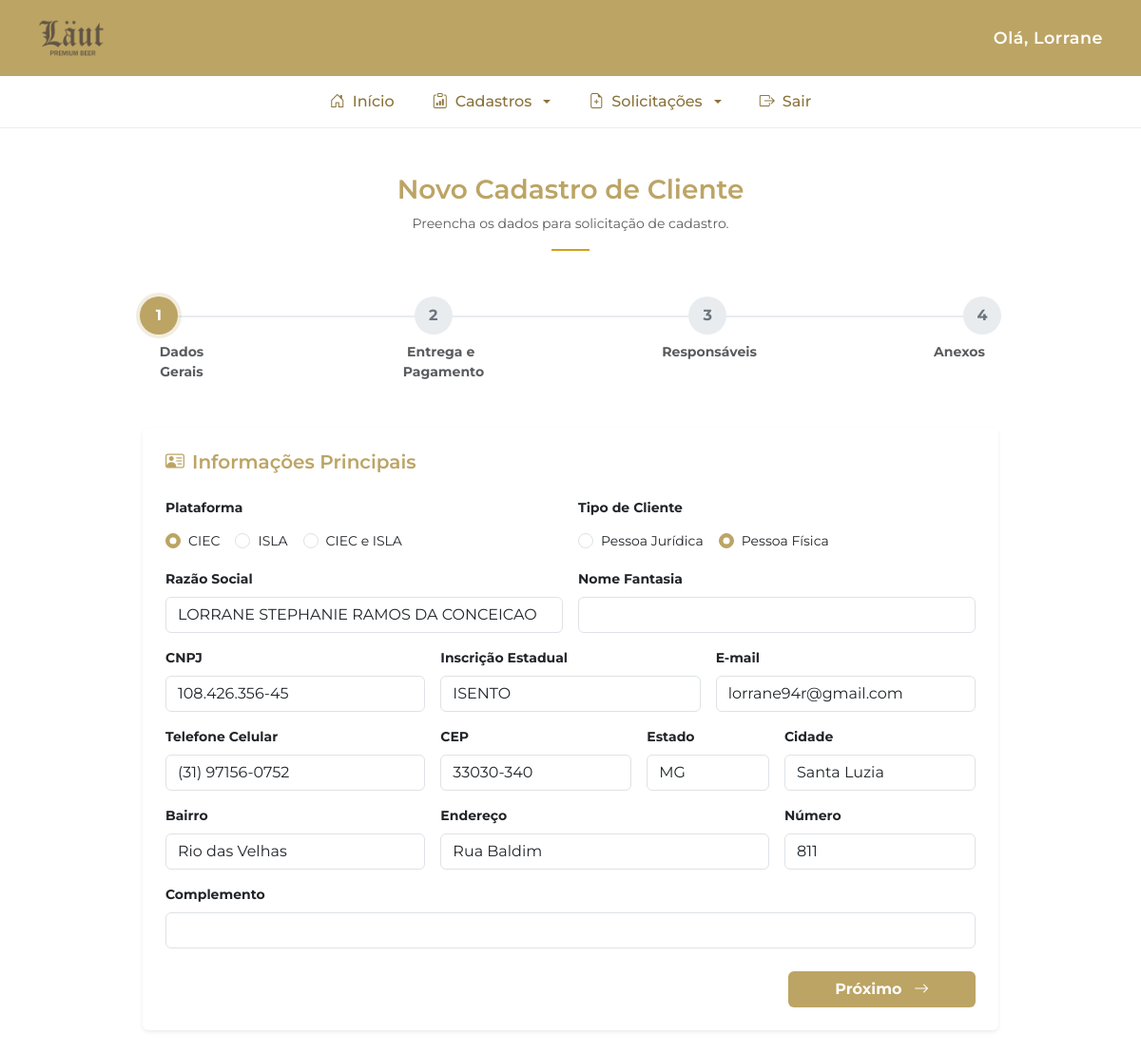
The page /cadastros/clientes/5/editar/ (signed in) on the database its author committed.
### cadastros/models.py (models this page shows, shortened)
class Cadastro(models.Model):
    STATUS_CHOICES = [
        ('PENDENTE', 'Pendente'),
        ('CADASTRADO', 'Cadastrado no ERP'),
        ('LIBERADO', 'Liberado para Venda'),
        ('REJEITADO', 'Rejeitado'),
    ]
    plataforma = models.CharField(max_length=15, verbose_name="Plataforma")
    tipo_cliente = models.CharField(max_length=20, verbose_name="Tipo")
    razao_social = models.CharField(max_length=255, verbose_name="Razão Social")
    nome_fantasia = models.CharField(max_length=255, verbose_name="Nome Fantasia")
    cgc = models.CharField(max_length=20, verbose_name="CGC", unique=False)
    inscricao_estadual = models.CharField(max_length=20, blank=True, null=True, verbose_name="Inscrição Estadual")
    email = models.EmailField(verbose_name="Email")
    telefone = models.CharField(max_length=15, verbose_name="Telefone")
    cep = models.CharField(max_length=9, verbose_name="CEP")
    estado = models.CharField(max_length=2, verbose_name="Estado")
    cidade = models.CharField(max_length=100, verbose_name="Cidade")
    bairro = models.CharField(max_length=100, verbose_name="Bairro")
    endereco = models.CharField(max_length=255, verbose_name="Endereço")
    numero = models.CharField(max_length=20, verbose_name="Número")
    complemento = models.CharField(max_length=255, blank=True, null=True, verbose_name="Complemento")
    grupo_cliente = models.CharField(max_length=100, verbose_name="Grupo de Cliente")
    condicao_pagamento = models.CharField(max_length=100, verbose_name="Condição de Pagamento")
    condicao_pagamento_outro = models.CharField(max_length=100, null=True, blank=True)
    entrega_cep = models.CharField(max_length=9, verbose_name="CEP Entrega")
    entrega_estado = models.CharField(max_length=2, verbose_name="Estado Entrega")
    entrega_cidade = models.CharField(max_length=100, verbose_name="Cidade Entrega")
    entrega_bairro = models.CharField(max_length=100, verbose_name="Bairro Entrega")
    entrega_endereco = models.CharField(max_length=255, verbose_name="Endereço Entrega")
    entrega_numero = models.CharField(max_length=20, verbose_name="Número Entrega")
    entrega_complemento = models.CharField(max_length=100, null=True, blank=True)
    horario_entrega = models.CharField(max_length=255, blank=True, null=True, verbose_name="Horário de Entrega")
    socio_nome = models.CharField(max_length=255, null=True, blank=True)
    socio_cpf = models.CharField(max_length=20, null=True, blank=True)
    socio_cep = models.CharField(max_length=10, null=True, blank=True)
    socio_estado = models.CharField(max_length=2, null=True, blank=True)
    socio_cidade = models.CharField(max_length=100, null=True, blank=True)
    socio_bairro = models.CharField(max_length=100, null=True, blank=True)
    socio_endereco = models.CharField(max_length=255, null=True, blank=True)
    socio_numero = models.CharField(max_length=10, null=True, blank=True)
    socio_complemento = models.CharField(max_length=100, null=True, blank=True)
    finan_nome = models.CharField(max_length=255, null=True, blank=True)
    finan_cpf = models.CharField(max_length=20, null=True, blank=True)
    compra_nome = models.CharField(max_length=255, null=True, blank=True)
    compra_cpf = models.CharField(max_length=20, null=True, blank=True)
    data_cadastro = models.DateTimeField(auto_now_add=True)
    vendedor = models.ForeignKey(User, on_delete=models.CASCADE)
    situacao = models.CharField(max_length=20, choices=STATUS_CHOICES, default='PENDENTE')
    observacoes = models.TextField(blank=True, null=True, verbose_name="Observações")
    class Meta:
        verbose_name = "Cadastro de Cliente"
        verbose_name_plural = "Cadastros de Clientes"
        ordering = ['-data_cadastro']

### cadastros/views.py (the view, shortened to what this page needs)
# urls.py: path('clientes/<int:pk>/editar/', views.editar_cadastro, name='editar_cadastro'),
@login_required
def editar_cadastro(request, pk):
    cadastro = get_object_or_404(Cadastro, pk=pk)
    if cadastro.vendedor != request.user or cadastro.situacao not in ['PENDENTE', 'REJEITADO']:
        messages.error(request, "Este cadastro não pode ser editado pois já foi aprovado ou pertence a outro vendedor.")
        return redirect('lista_cadastros')
    return render(request, 'cadastros/novo_cadastro.html', {
        'cadastro': cadastro,
        'editando': True
    })

### templates/cadastros/novo_cadastro.html (shortened to what this page needs)
{% extends 'base.html' %}
{% block content %}
<div class="container py-4">
    <div class="text-center mb-5">
        <h3 style="color: #bca464; font-weight: 600; font-family: 'Montserrat', sans-serif;">Novo Cadastro de Cliente</h3>
        <p class="text-muted small">Preencha os dados para solicitação de cadastro.</p>
        <div style="height: 2px; width: 40px; background-color: #d4a017; margin: 10px auto;"></div>
    </div>
    <div class="row mb-5 justify-content-center">
        <div class="col-md-10">
            <div class="d-flex justify-content-between position-relative">
                <div class="progress-line"></div>
                <div class="step-item active" id="dot-1">1</div>
                <div class="step-item" id="dot-2">2</div>
                <div class="step-item" id="dot-3">3</div>
                <div class="step-item" id="dot-4">4</div>
            </div>
            <div class="d-flex justify-content-between mt-2 px-1 small fw-bold text-muted text-center">
                <div style="width: 80px;">Dados Gerais</div>
                <div style="width: 80px;">Entrega e Pagamento</div>
                <div style="width: 80px;">Responsáveis</div>
                <div style="width: 80px;">Anexos</div>
            </div>
        </div>
    </div>
    <div class="card border-0 shadow-sm mx-auto" style="max-width: 900px;">
        <div class="card-body p-4">
            <form id="formCadastro" method="POST" enctype="multipart/form-data" action="{% if editando %}{% url 'editar_cadastro' cadastro.id %}{% else %}{% url 'criar_cadastro' %}{% endif %}">
                <div class="step-content" id="step-1">
                    <h5 class="mb-4" style="color: #bca464;"><i class="bi bi-person-vcard me-2"></i>Informações Principais</h5>
                    <div class="row g-3">
                        <div class="col-md-6">
                            <label class="form-label small fw-bold">Plataforma</label>
                            <div class="d-flex gap-3 mt-1">
                                <div class="form-check">
                                    <input class="form-check-input" type="radio" name="plataforma" id="p1" value="CIEC" {% if cadastro.plataforma == 'CIEC' %}checked{% endif %} checked>
                                    <label class="form-check-label small" for="p1">CIEC</label>
                                </div>
                                <div class="form-check">
                                    <input class="form-check-input" type="radio" name="plataforma" id="p2" value="ISLA" {% if cadastro.plataforma == 'ISLA' %}checked{% endif %}>
                                    <label class="form-check-label small" for="p2">ISLA</label>
                                </div>
                                <div class="form-check">
                                    <input class="form-check-input" type="radio" name="plataforma" id="p3" value="CIEC e ISLA" {% if cadastro.plataforma == 'CIEC e ISLA' %}checked{% endif %}>
                                    <label class="form-check-label small" for="p3">CIEC e ISLA</label>
                                </div>
                            </div>
                        </div>
                        <div class="col-md-6">
                            <label class="form-label small fw-bold">Tipo de Cliente</label>
                            <div class="d-flex gap-3 mt-1">
                                <div class="form-check">
                                    <input class="form-check-input" type="radio" name="tipo_cliente" id="pj" value="PJ" onchange="ajustarTipoPessoa('PJ')" {% if cadastro.tipo_cliente == 'PJ' %}checked{% endif %} checked>
                                    <label class="form-check-label small" for="pj">Pessoa Jurídica</label>
                                </div>
                                <div class="form-check">
                                    <input class="form-check-input" type="radio" name="tipo_cliente" id="pf" value="PF" onchange="ajustarTipoPessoa('PF')" {% if cadastro.tipo_cliente == 'PF' %}checked{% endif %}>
                                    <label class="form-check-label small" for="pf">Pessoa Física</label>
                                </div>
                            </div>
                        </div>
                        <div class="col-md-6">
                            <label class="form-label small fw-bold mb-2 d-block" id="label_razao">Razão Social</label>
                            <input type="text" name="razao_social" id="id_razao" class="form-control" value="{{ cadastro.razao_social|default:'' }}" required>
                        </div>
                        <div class="col-md-6">
                            <label class="form-label small fw-bold mb-2 d-block" id="label_fantasia">Nome Fantasia</label>
                            <input type="text" name="nome_fantasia" id="id_fantasia" class="form-control" value="{{ cadastro.nome_fantasia|default:'' }}" required>
                        </div>
                        <div class="col-md-4">
                            <label class="form-label small fw-bold mb-2 d-block" id="label_cgc">CNPJ</label>
                            <input type="text" name="cgc" id="id_cgc" class="form-control" value="{{ cadastro.cgc|default:'' }}" required>
                        </div>
                        <div class="col-md-4">
                            <label class="form-label small fw-bold mb-2 d-block" id="label_ie">Inscrição Estadual</label>
                            <input type="text" name="inscricao_estadual" id="id_ie" class="form-control" value="{{ cadastro.inscricao_estadual|default:'' }}" required>
                        </div>
                        <div class="col-md-4">
                            <label class="form-label small fw-bold mb-2 d-block">E-mail</label>
                            <input type="email" name="email" id="id_email" class="form-control" value="{{ cadastro.email|default:'' }}" required>
                        </div>
                        <div class="col-md-4">
                            <label class="form-label small fw-bold mb-2 d-block">Telefone Celular</label>
                            <input type="text" name="telefone" id="id_telefone" class="form-control" value="{{ cadastro.telefone|default:'' }}" required>
                        </div>
                        <div class="col-md-3">
                            <label class="form-label small fw-bold mb-2 d-block">CEP</label>
                            <input type="text" name="cep" id="id_cep" class="form-control" value="{{ cadastro.cep|default:'' }}" required>
                        </div>
                        <div class="col-md-2">
                            <label class="form-label small fw-bold mb-2 d-block">Estado</label>
                            <input type="text" name="estado" id="id_estado" class="form-control" value="{{ cadastro.estado|default:'' }}" readonly required>
                        </div>
                        <div class="col-md-3">
                            <label class="form-label small fw-bold mb-2 d-block">Cidade</label>
                            <input type="text" name="cidade" id="id_cidade" class="form-control" value="{{ cadastro.cidade|default:'' }}" readonly required>
                        </div>
                        <div class="col-md-4">
                            <label class="form-label small fw-bold mb-2 d-block">Bairro</label>
                            <input type="text" name="bairro" id="id_bairro" class="form-control" value="{{ cadastro.bairro|default:'' }}" required>
                        </div>
                        <div class="col-md-5">
                            <label class="form-label small fw-bold mb-2 d-block">Endereço</label>
                            <input type="text" name="endereco" id="id_endereco" class="form-control" value="{{ cadastro.endereco|default:'' }}" required>
                        </div>
                        <div class="col-md-3">
                            <label class="form-label small fw-bold mb-2 d-block">Número</label>
                            <input type="text" name="numero" id="id_numero" class="form-control" value="{{ cadastro.numero|default:'' }}" required>
                        </div>
                        <div class="col-md-12">
                            <label class="form-label small fw-bold mb-2 d-block">Complemento</label>
                            <input type="text" name="complemento" id="id_complemento" class="form-control" value="{{ cadastro.complemento|default:'' }}">
                        </div>
                    </div>
                    <div class="d-flex justify-content-end mt-4">
                        <button type="button" class="btn text-white px-5 fw-bold" style="background-color: #bca464;" onclick="validarAvancar(1, 2)">Próximo <i class="bi bi-arrow-right ms-2"></i></button>
                    </div>
                </div>
            </form>
        </div>
    </div>
</div>
{% endblock %}

### templates/base.html (shortened to what this page needs)
{% load static %}
<!DOCTYPE html>
<html lang="pt-br">
<head>
    <link href="https://cdn.jsdelivr.net/npm/bootstrap@5.3.0/dist/css/bootstrap.min.css" rel="stylesheet">
    <link rel="stylesheet" href="https://cdn.jsdelivr.net/npm/bootstrap-icons@1.11.1/font/bootstrap-icons.css">
</head>
<body>
    <header class="header-top shadow-sm">
        <div class="logo-area">
            <img src="{% static 'logo.png' %}" alt="Logo" class="logo" />
        </div>
        <div class="saudacao">
            Olá, {{ user.first_name|default:user.username }}
        </div>
    </header>
    <nav class="nav-sistema">
        <div class="container d-flex justify-content-center">
            <ul class="nav">
                <li class="nav-item">
                    <a class="nav-link" href="/"><i class="bi bi-house-door"></i> Início</a>
                </li>
                <li class="nav-item dropdown">
                    <a class="nav-link dropdown-toggle" href="#" data-bs-toggle="dropdown">
                        <i class="bi bi-clipboard-data"></i> Cadastros
                    </a>
                </li>
                <li class="nav-item dropdown">
                    <a class="nav-link dropdown-toggle" href="#" data-bs-toggle="dropdown">
                        <i class="bi bi-file-earmark-plus"></i> Solicitações
                    </a>
                </li>
                <li class="nav-item">
                    <a class="nav-link" href="javascript:void(0)" onclick="document.getElementById('logout-form').submit();">
                        <i class="bi bi-box-arrow-right"></i> Sair
                    </a>
                </li>
            </ul>
        </div>
    </nav>
    <main class="container mt-4">
        {% block content %}{% endblock %}
    </main>
</body>
</html>

### templates/base.html (style rules this page uses)
:root { --cor-topo: #bca464; --cor-texto-menu: #8a733a; }
body { background-color: #ffffff; font-family: 'Montserrat', sans-serif; }
.header-top { background-color: var(--cor-topo); padding: 5px 40px; display: flex; justify-content: space-between; align-items: center; color: white; min-height: 80px; }
.logo-area img { max-height: 70px; width: auto; }
.saudacao { font-weight: 600; font-size: 1.1rem; letter-spacing: 0.5px; }
.nav-sistema { background-color: white; border-bottom: 1px solid #e9ecef; padding: 5px 0; }
.nav-sistema .nav-link { color: var(--cor-texto-menu); font-weight: 500; display: flex; align-items: center; gap: 8px; padding: 10px 20px; transition: 0.3s; }
h1, h2, h3, h4, h5, h6 { font-weight: 600; }

### templates/cadastros/novo_cadastro.html (style rules this page uses)
.form-check-input:checked { background-color: #bca464 !important; border-color: #bca464 !important; }
.step-item { width: 40px; height: 40px; border-radius: 50%; background: #e9ecef; display: flex; align-items: center; justify-content: center; z-index: 2; position: relative; font-weight: bold; color: #6c757d; transition: all 0.3s ease; }
.step-item.active { background: #bca464; color: white; box-shadow: 0 0 0 4px rgba(188, 164, 100, 0.2); }
.progress-line { position: absolute; top: 20px; left: 0; width: 100%; height: 2px; background: #e9ecef; z-index: 1; }

### rows shown on the page
Cadastro: plataforma "☑ CIEC", plataforma "☐ ISLA", plataforma "☐ CIEC e ISLA", tipo_cliente "☐ Pessoa Jurídica", tipo_cliente "☑ Pessoa Física", razao_social "LORRANE STEPHANIE RAMOS DA CONCEICAO", cgc "108.426.356-45", inscricao_estadual "ISENTO", email "lorrane94r@gmail.com", telefone "(31) 97156-0752", cep "33030-340", estado "MG", cidade "Santa Luzia", bairro "Rio das Velhas", endereco "Rua Baldim", numero "811"

### other values the page prints
{{ user.first_name|default:user.username }} "Lorrane"
